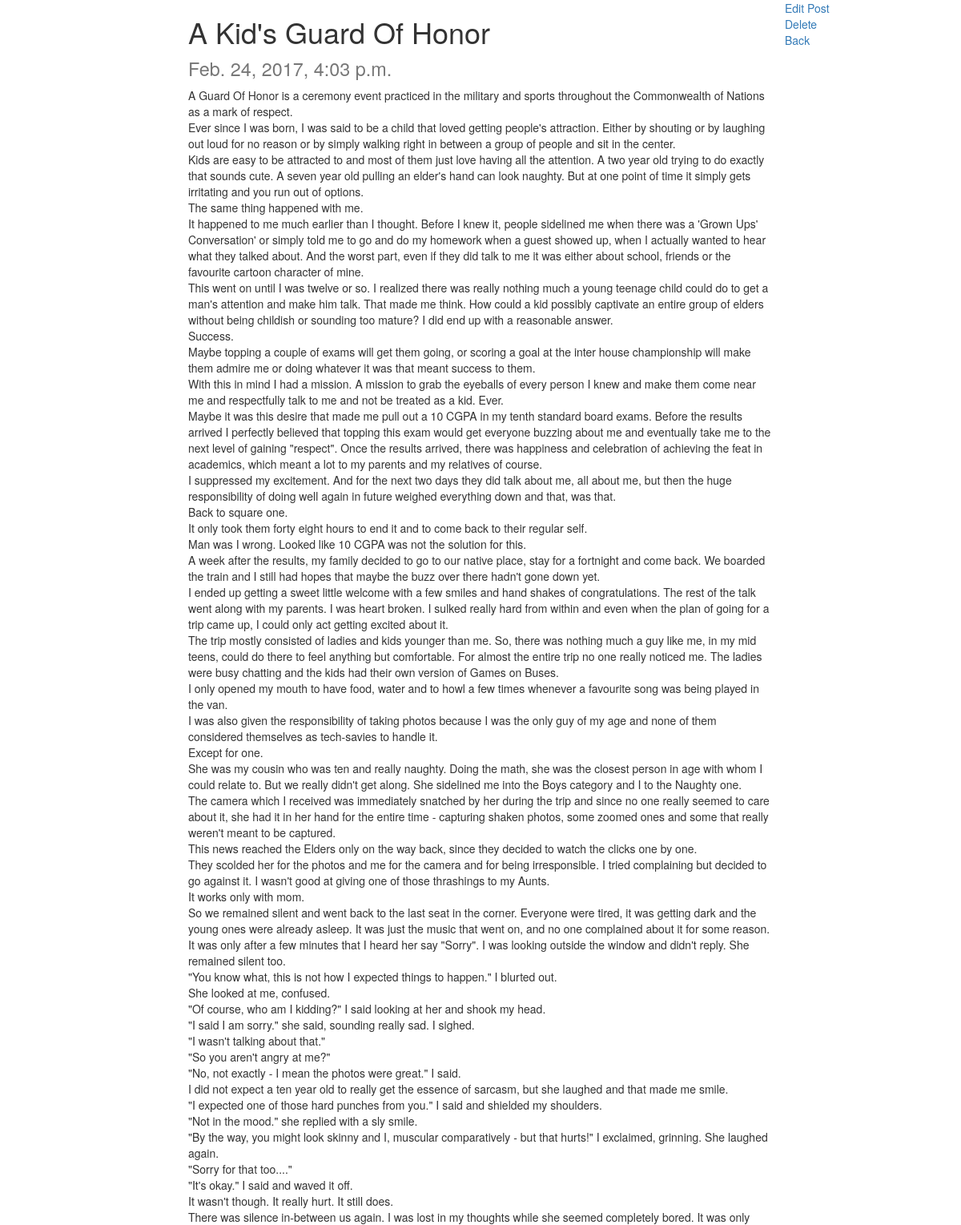
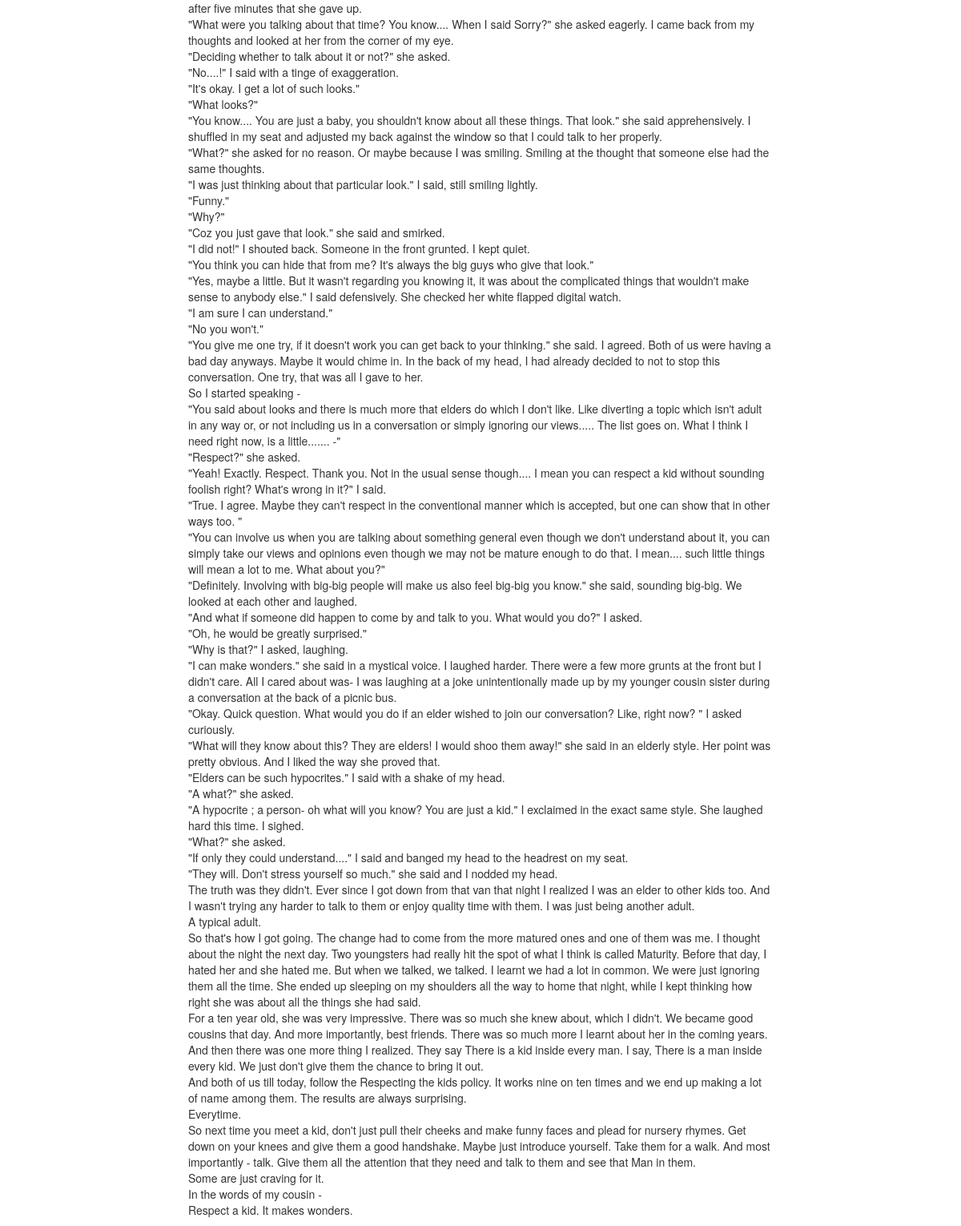
The page /post/19/ on the database its author committed (2 pictures, top to bottom).
### posts/models.py (models this page shows, shortened)
class Post(models.Model):
    title = models.CharField(max_length=120)
    content = models.TextField()
    timestamp = models.DateTimeField(auto_now=False, auto_now_add=True)
    updated = models.DateTimeField(auto_now=True, auto_now_add=False)
    class Meta:
        ordering = ['-timestamp', '-updated']

### posts/views.py (the view)
# urls.py: url(r'^(?P<id>\d+)/$', views.post_details, name='post_details'),
def post_details(request, id):
    context = {
        'post': get_object_or_404(Post, id=id)
    }
    return render(request, 'blog/post_details.html', context)

### templates/blog/post_details.html (shortened to what this page needs)
{% extends 'blog/base.html' %}
{% block content %}
    <div class="col-sm-8 col-sm-offset-2">
        <h1>{{ post.title }}
            <br><small>{{ post.timestamp }}</small></h1>
        {{ post.content|linebreaks }}
    </div>
    <a href="{% url 'post_edit' id=post.id %}">Edit Post</a><br>
    <a href="{% url 'post_delete' id=post.id %}">Delete</a><br>
    <a href="{% url 'post_home' %}">Back</a><br>
{% endblock %}

### rows shown on the page
Post: title "A Kid's Guard Of Honor", timestamp "Feb. 24, 2017, 4:03 p.m.", content "A Guard Of Honor is a ceremony event practiced in the military and sports throughout the Commonwealth of Nations as a mark of respect. Ever since I was born, I was said to be a child that loved getting people's attraction. Either by shouting or by laughing out loud for no reason or by simply walking right in between a group of people and sit in the center. Kids are easy to be attracted to and most of them just love having all the attention. A two year old trying to do exactly that sounds cute. A seven year old pulling an elder's hand can look naughty. But at one point of time it simply gets irritating and you run out of options. The same thing happened with me. It happened to me much…"
